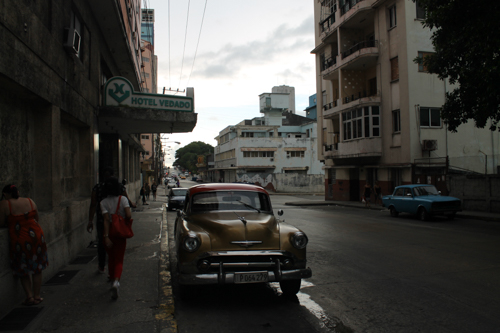
#> input picture Aufgabe2/bild01.jpg, 500 x 333 px
$ jupyter execute 2D_Aufgabe2.ipynb
#> lines starting #> are read from the running program, lines starting #| are printed output that depends on the picture
 Histogrammanpassung

 In dieser Ubung werden Sie das kumulative Histogramm eines Bildes berechnen. Mithilfe dieses
 Histogramms werden Sie dann ein Bild an das kumulative Histogramm eines anderen Bildes
 anpassen.
 1. Lesen Sie die Kapitel 5 (Punktoperationen- 5.2 Punktoperationen und Histogramme)
 und Kapitel 6 (Filter 6.1- 6.3) aus dem Buch Digitale Bildverarbeitung .
 2. Implementieren Sie eine Funktion, die aus einem 8-Bit-Graustufenbild das zugehorige
 kumulative Histogramm berechnet.
 • Prototyp: cumHisto = compute cumHisto(image)
 • Das image ist ein 8-Bit-Grauwert Bild

[cell 1]
import skimage as ski
import os
from natsort import natsorted, ns
import numpy as np
import matplotlib.pyplot as plt

# Liste der Dateinamen (kann alternativ mit os.listdir und natsorted generiert werden)
list_files = ['bild01.jpg', 'bild02.jpg']

# Bilder einlesen
image_list = []
for file in list_files:
    image = ski.io.imread(file)
#> image is the input picture: shape (333, 500, 3); mean R, G, B 62.9, 61.8, 58.3
    image_list.append(image)

# Zeige das zweite Bild (RGB) an
plt.imshow(image_list[1])
plt.title("RGB Bild")
plt.axis('off')
plt.show()

def rgb_to_gray(rgb_img):
    """
    Wandelt ein RGB-Bild in ein 8-Bit Graustufenbild um
    (Berechnung nach der Luminosity-Methode).
    """
    # Berechnung der Graustufenwerte: 0.299*R + 0.587*G + 0.114*B
    # Achtung: skimage.io.imread liefert Bilder häufig im Format (H, W, Channels)
    grayscale_image = 0.299 * rgb_img[:, :, 0] + 0.587 * rgb_img[:, :, 1] + 0.114 * rgb_img[:, :, 2]

    # Umwandlung in Ganzzahlen im Bereich 0-255
    grayscale_image = grayscale_image.astype(np.uint8)
    return grayscale_image

# Konvertiere das erste Bild von RGB in Graustufen
img_rgb1 = image_list[0]
img_rgb2 = image_list[1]
img_gray1 = rgb_to_gray(img_rgb1)  # anzupassendes Bild (Bild01)
img_gray2 = rgb_to_gray(img_rgb2)  # Referenzbild (Bild02)
#> in rgb_to_gray (call 2), `grayscale_image = 0.299 * rgb_img[:, :, 0] + 0.587 * rgb_img[:, :, 1] ..`:
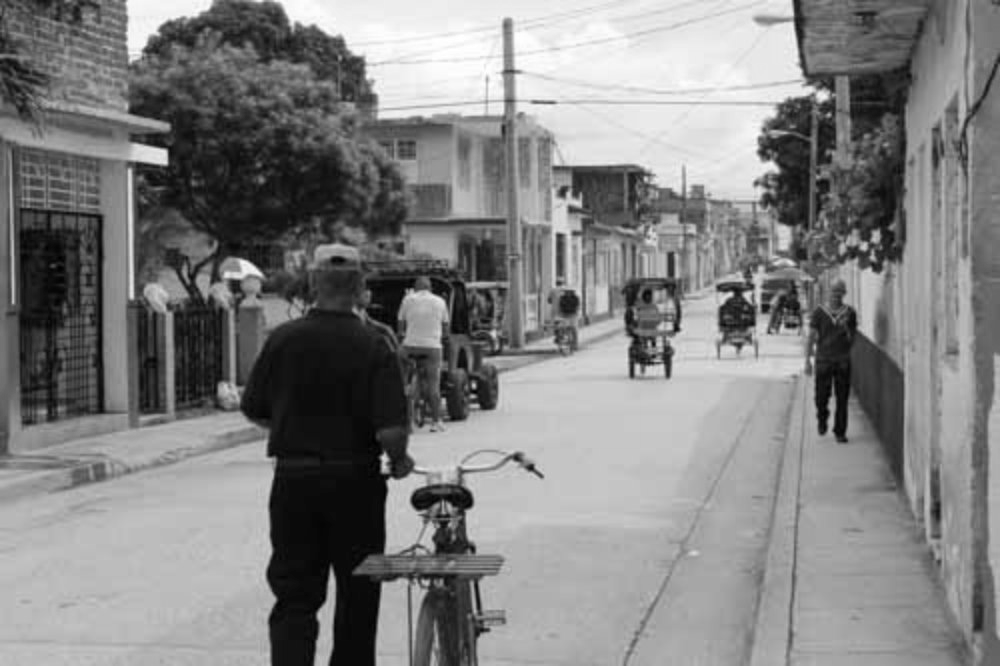
#> grayscale_image: shape (666, 1000) float64; min 0, max 255, mean 129.5

# Zeige das Graustufenbild an
plt.imshow(img_gray1, cmap='gray')
plt.title("Graustufenbild")
plt.axis('off')
plt.show()

[cell 2]
def compute_cumHisto(image):
    # Initialisiere das Histogramm mit 256 Nullen
    hist = [0] * 256

    # Berechne das Histogramm: Zähle die Vorkommen jeder Intensität
    for row in image:
        for pixel in row:
            hist[pixel] += 1
#> after the loop, hist = 256 values, max 4757 at index 3, min 5 at index 195, mean 650.4

    # Berechne das kumulative Histogramm manuell
    cumHisto = [0] * 256
    cumHisto[0] = hist[0]
    for i in range(1, 256):
        cumHisto[i] = cumHisto[i - 1] + hist[i]
#> after the loop, cumHisto = 256 values from 460 to 166500

    return cumHisto

# Berechne das kumulative Histogramm für das Graustufenbild
cumHisto = compute_cumHisto(img_gray1)
#> cumHisto = 256 values from 460 to 166500
print("Kumulatives Histogramm:", cumHisto)
#> (printed output is left out)

def plot_hist(gray_image, hist):
    """
    Zeigt das Graustufenbild und sein Histogramm in einem Plot.
    """
    plt.figure(figsize=(12, 6))

    # Zeige das Graustufenbild
    plt.subplot(1, 2, 1)
    plt.imshow(gray_image, cmap='gray')
    plt.title("Graustufenbild")
    plt.axis("off")

    # Zeige das Histogramm
    plt.subplot(1, 2, 2)
    plt.bar(np.arange(256), hist, width=1)
    plt.title("Kumulatives Histogramm")
    plt.xlabel("Intensitätsstufen")
    plt.ylabel("Pixelanzahl")

    plt.show()
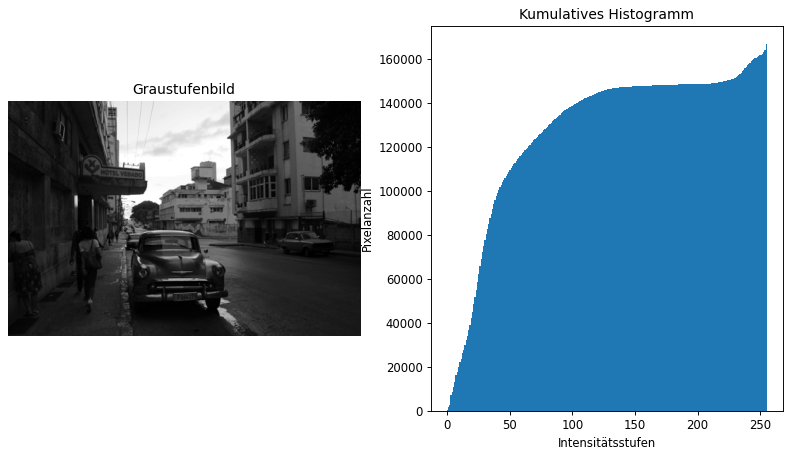
#> figure drawn by matplotlib, 2 panels; panel 2: tallest bar 166500 high, from x = 254.5 to 255.5

# Zeige das Graustufenbild und das kumulative Histogramm zusammen
plot_hist(img_gray1, cumHisto)

cumHisto1 = compute_cumHisto(img_gray1)
#> cumHisto1 = 256 values from 460 to 166500
cumHisto2 = compute_cumHisto(img_gray2)
#> cumHisto2 = 256 values from 20 to 666000

 3. Beantworten Sie folgende Fragen:
 a. Was ist eine homogene und was eine nicht-homogene Punktoperation?

 Homogene Punktoperation: f ist unabhängig von den Bildkoordinaten. z.b Homogene Punktoperationen können Histogrammeinträge nur verschieben oder zusammenfügen, nicht aber trennen. (Folie 2.26)
 Nicht-Homogene Punktoperation: der neue Wert eines Pixels hängt z.b. seinem Grauwert und oder von seiner Position im Bild abhängt. Dadurch können z. B. gezielte lokale Veränderungen vorgenommen werden, wie ein Aufhellen von Dunklen Bereichen. Im Histogramm können dabei auch einzelne Intensitätswerte aufgespalten werden, was bei homogenen Operationen nicht möglich ist.

 b. Was ist der Unterschied zwischen Punktoperationen und Filteroperationen?

 Punktoperation betrachtet nur den Punkt der verändert werden soll, Filteroperationen beziehen die Punkte um sich herum mit in die Berechnung des neuen Wertes ein.

 4. Implementieren Sie eine Funktion, die das Bild01 an das Bild02 mittels Histogram
manpassung angleicht. Hierzu soll das kumulative Histogramm von Bild02 als Ref
erenzverteilung dienen und das Bild01 so verandert werden, dass sein kumulatives His
togramm an die Referenzverteilung angeglichen wird. Schliesslich soll das Referenzbild
 (02) und das verarbeitete Bild (01) und deren kumulativen Histogramme angezeigt wer
den.
 • Prototyp: LUT = match Histo(img histo, ref histo)
 • img histo: Histogramm des anzupassenden Bildes.
 • ref histo: Histogramm des Referenzbildes.
 • LUT: Die Lookup Tabelle, welche auf das anzupassende Bild angewendet, die
 Histogrammanpassung durchfuhrt

[cell 3]
cumHisto1 = compute_cumHisto(img_gray1)
cumHisto2 = compute_cumHisto(img_gray2)

# --- Histogrammanpassung mittels Lookup-Tabelle ---

def match_Histo(img_histo, ref_histo):
    LUT = [0] * 256
    # Gesamtanzahl an Pixeln in den Bildern
    total_img = img_histo[-1]
#> total_img = 166500
    total_ref = ref_histo[-1]
#> total_ref = 666000

    # Normalisierte kumulative Verteilungen (CDFs)
    cdf_img = [val / total_img for val in img_histo]
#> cdf_img = 256 values from 0.00276 to 1
    cdf_ref = [val / total_ref for val in ref_histo]
#> cdf_ref = 256 values from 3e-05 to 1

    # Für jeden Intensitätswert in Bild01: finde den Referenzwert,
    # dessen CDF möglichst nahe liegt.
    for i in range(256):
        # Minimale Differenz initialisieren
        diff_min = 1.0
        LUT_val = 0
        for j in range(256):
            diff = abs(cdf_img[i] - cdf_ref[j])
            if diff < diff_min:
                diff_min = diff
                LUT_val = j
        LUT[i] = LUT_val
#> after the loop, LUT = 256 values from 7 to 255

    return LUT

# Erzeuge die Lookup-Tabelle
LUT = match_Histo(cumHisto1, cumHisto2)
#> LUT = 256 values from 7 to 255

# --- LUT auf Bild01 anwenden ---

def apply_LUT(image, LUT):
    # Da image ein NumPy-Array ist, können wir die LUT direkt anwenden
    LUT_arr = np.array(LUT, dtype=np.uint8)
#> LUT_arr = 256 values from 7 to 255
    return LUT_arr[image]
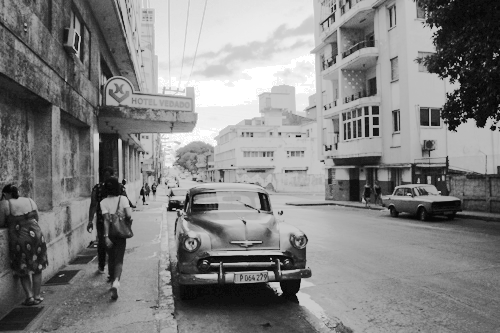
#> returned value: shape (333, 500); min 7, max 255, mean 130.1

matched_img = apply_LUT(img_gray1, LUT)

# --- Ergebnisse anzeigen ---

def plot_hist(gray_image, cum_hist):
    """
    Zeigt ein Graustufenbild und sein kumulatives Histogramm in einem Plot.
    """
    plt.figure(figsize=(12, 6))

    # Graustufenbild
    plt.subplot(1, 2, 1)
    plt.imshow(gray_image, cmap='gray')
    plt.title("Graustufenbild")
    plt.axis("off")

    # Kumulatives Histogramm
    plt.subplot(1, 2, 2)
    plt.bar(np.arange(256), cum_hist, width=1)
    plt.title("Kumulatives Histogramm")
    plt.xlabel("Intensitätsstufen")
    plt.ylabel("Pixelanzahl")

    plt.show()
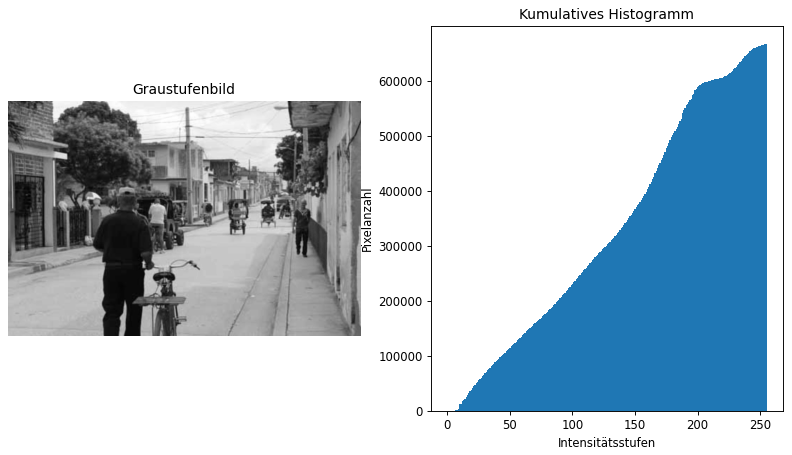
#> figure drawn by matplotlib, 2 panels; panel 2: tallest bar 666000 high, from x = 254.5 to 255.5

# Zeige das Referenzbild (Bild02) und sein kumulatives Histogramm
plot_hist(img_gray2, cumHisto2)

# Zeige das angeglichene Bild (Bild01) und sein kumulatives Histogramm
cumHisto_matched = compute_cumHisto(matched_img)
#> cumHisto_matched = 256 values from 0 to 166500
plot_hist(matched_img, cumHisto_matched)
#> in plot_hist (call 2), `plt.show()`:
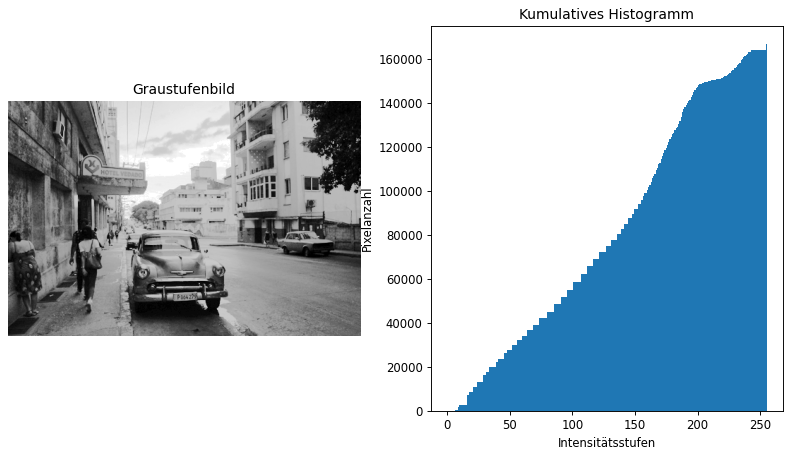
#> figure drawn by matplotlib, 2 panels; panel 2: tallest bar 166500 high, from x = 254.5 to 255.5
